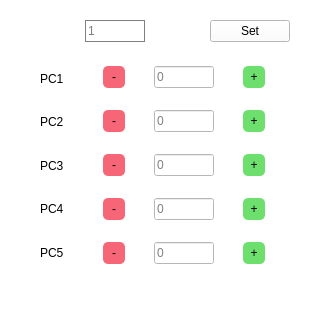
<?xml version="1.0" encoding="UTF-8"?>
<ui version="4.0">
 <class>Dialog</class>
 <widget class="QDialog" name="Dialog">
  <property name="geometry">
   <rect>
    <x>0</x>
    <y>0</y>
    <width>317</width>
    <height>331</height>
   </rect>
  </property>
  <property name="windowTitle">
   <string>Dialog</string>
  </property>
  <property name="styleSheet">
   <string notr="true">background:white</string>
  </property>
  <widget class="QWidget" name="gridLayoutWidget">
   <property name="geometry">
    <rect>
     <x>80</x>
     <y>50</y>
     <width>211</width>
     <height>231</height>
    </rect>
   </property>
   <layout class="QGridLayout" name="gridLayout">
    <item row="3" column="0">
     <widget class="QPushButton" name="pushButton_jt_2_down">
      <property name="minimumSize">
       <size>
        <width>22</width>
        <height>22</height>
       </size>
      </property>
      <property name="styleSheet">
       <string notr="true">background:#F76677;border-radius:5px;</string>
      </property>
      <property name="text">
       <string>-</string>
      </property>
      <property name="default">
       <bool>false</bool>
      </property>
     </widget>
    </item>
    <item row="4" column="2">
     <widget class="QPushButton" name="pushButton_jt_3_up">
      <property name="minimumSize">
       <size>
        <width>22</width>
        <height>22</height>
       </size>
      </property>
      <property name="toolTip">
       <string extracomment="haha"/>
      </property>
      <property name="whatsThis">
       <string extracomment="haha"/>
      </property>
      <property name="styleSheet">
       <string notr="true">background:#6DDF6D;border-radius:5px;</string>
      </property>
      <property name="text">
       <string>+</string>
      </property>
      <property name="checkable">
       <bool>false</bool>
      </property>
     </widget>
    </item>
    <item row="0" column="2">
     <widget class="QPushButton" name="pushButton_jt_b_up">
      <property name="minimumSize">
       <size>
        <width>22</width>
        <height>22</height>
       </size>
      </property>
      <property name="maximumSize">
       <size>
        <width>22</width>
        <height>16777215</height>
       </size>
      </property>
      <property name="toolTip">
       <string extracomment="haha"/>
      </property>
      <property name="whatsThis">
       <string extracomment="haha"/>
      </property>
      <property name="styleSheet">
       <string notr="true">background:#6DDF6D;border-radius:5px;</string>
      </property>
      <property name="text">
       <string>+</string>
      </property>
      <property name="checkable">
       <bool>false</bool>
      </property>
     </widget>
    </item>
    <item row="2" column="0">
     <widget class="QPushButton" name="pushButton_jt_1_down">
      <property name="minimumSize">
       <size>
        <width>22</width>
        <height>22</height>
       </size>
      </property>
      <property name="styleSheet">
       <string notr="true">background:#F76677;border-radius:5px;</string>
      </property>
      <property name="text">
       <string>-</string>
      </property>
      <property name="default">
       <bool>false</bool>
      </property>
     </widget>
    </item>
    <item row="2" column="1">
     <widget class="QLineEdit" name="lineEdit_jt_1">
      <property name="maximumSize">
       <size>
        <width>60</width>
        <height>16777215</height>
       </size>
      </property>
      <property name="placeholderText">
       <string>0</string>
      </property>
     </widget>
    </item>
    <item row="3" column="2">
     <widget class="QPushButton" name="pushButton_jt_2_up">
      <property name="minimumSize">
       <size>
        <width>22</width>
        <height>22</height>
       </size>
      </property>
      <property name="toolTip">
       <string extracomment="haha"/>
      </property>
      <property name="whatsThis">
       <string extracomment="haha"/>
      </property>
      <property name="styleSheet">
       <string notr="true">background:#6DDF6D;border-radius:5px;</string>
      </property>
      <property name="text">
       <string>+</string>
      </property>
      <property name="checkable">
       <bool>false</bool>
      </property>
     </widget>
    </item>
    <item row="4" column="0">
     <widget class="QPushButton" name="pushButton_jt_3_down">
      <property name="minimumSize">
       <size>
        <width>22</width>
        <height>22</height>
       </size>
      </property>
      <property name="styleSheet">
       <string notr="true">background:#F76677;border-radius:5px;</string>
      </property>
      <property name="text">
       <string>-</string>
      </property>
      <property name="default">
       <bool>false</bool>
      </property>
     </widget>
    </item>
    <item row="1" column="2">
     <widget class="QPushButton" name="pushButton_jt_0_up">
      <property name="minimumSize">
       <size>
        <width>22</width>
        <height>22</height>
       </size>
      </property>
      <property name="toolTip">
       <string extracomment="haha"/>
      </property>
      <property name="whatsThis">
       <string extracomment="haha"/>
      </property>
      <property name="styleSheet">
       <string notr="true">background:#6DDF6D;border-radius:5px;</string>
      </property>
      <property name="text">
       <string>+</string>
      </property>
      <property name="checkable">
       <bool>false</bool>
      </property>
     </widget>
    </item>
    <item row="0" column="1">
     <widget class="QLineEdit" name="lineEdit_jt_b">
      <property name="maximumSize">
       <size>
        <width>60</width>
        <height>16777215</height>
       </size>
      </property>
      <property name="placeholderText">
       <string>0</string>
      </property>
     </widget>
    </item>
    <item row="3" column="1">
     <widget class="QLineEdit" name="lineEdit_jt_2">
      <property name="maximumSize">
       <size>
        <width>60</width>
        <height>16777215</height>
       </size>
      </property>
      <property name="placeholderText">
       <string>0</string>
      </property>
     </widget>
    </item>
    <item row="4" column="1">
     <widget class="QLineEdit" name="lineEdit_jt_3">
      <property name="maximumSize">
       <size>
        <width>60</width>
        <height>16777215</height>
       </size>
      </property>
      <property name="placeholderText">
       <string>0</string>
      </property>
     </widget>
    </item>
    <item row="1" column="1">
     <widget class="QLineEdit" name="lineEdit_jt_0">
      <property name="maximumSize">
       <size>
        <width>60</width>
        <height>16777215</height>
       </size>
      </property>
      <property name="placeholderText">
       <string>0</string>
      </property>
     </widget>
    </item>
    <item row="1" column="0">
     <widget class="QPushButton" name="pushButton_jt_0_down">
      <property name="minimumSize">
       <size>
        <width>22</width>
        <height>22</height>
       </size>
      </property>
      <property name="styleSheet">
       <string notr="true">background:#F76677;border-radius:5px;</string>
      </property>
      <property name="text">
       <string>-</string>
      </property>
      <property name="default">
       <bool>false</bool>
      </property>
     </widget>
    </item>
    <item row="2" column="2">
     <widget class="QPushButton" name="pushButton_jt_1_up">
      <property name="minimumSize">
       <size>
        <width>22</width>
        <height>22</height>
       </size>
      </property>
      <property name="toolTip">
       <string extracomment="haha"/>
      </property>
      <property name="whatsThis">
       <string extracomment="haha"/>
      </property>
      <property name="styleSheet">
       <string notr="true">background:#6DDF6D;border-radius:5px;</string>
      </property>
      <property name="text">
       <string>+</string>
      </property>
      <property name="checkable">
       <bool>false</bool>
      </property>
     </widget>
    </item>
    <item row="0" column="0">
     <widget class="QPushButton" name="pushButton_jt_b_down">
      <property name="minimumSize">
       <size>
        <width>22</width>
        <height>22</height>
       </size>
      </property>
      <property name="maximumSize">
       <size>
        <width>22</width>
        <height>16777215</height>
       </size>
      </property>
      <property name="styleSheet">
       <string notr="true">background:#F76677;border-radius:5px;</string>
      </property>
      <property name="text">
       <string>-</string>
      </property>
      <property name="default">
       <bool>false</bool>
      </property>
     </widget>
    </item>
   </layout>
  </widget>
  <widget class="QLineEdit" name="lineEdit_delta_jtAngle">
   <property name="geometry">
    <rect>
     <x>85</x>
     <y>20</y>
     <width>60</width>
     <height>22</height>
    </rect>
   </property>
   <property name="styleSheet">
    <string notr="true">border:1px solid gray</string>
   </property>
   <property name="placeholderText">
    <string>1</string>
   </property>
  </widget>
  <widget class="QPushButton" name="pushButton_set">
   <property name="geometry">
    <rect>
     <x>210</x>
     <y>20</y>
     <width>80</width>
     <height>22</height>
    </rect>
   </property>
   <property name="styleSheet">
    <string notr="true"/>
   </property>
   <property name="text">
    <string>Set</string>
   </property>
  </widget>
  <widget class="QWidget" name="">
   <property name="geometry">
    <rect>
     <x>40</x>
     <y>60</y>
     <width>33</width>
     <height>211</height>
    </rect>
   </property>
   <layout class="QVBoxLayout" name="verticalLayout">
    <item>
     <widget class="QLabel" name="label">
      <property name="styleSheet">
       <string notr="true">font: 12pt &quot;Sans Serif&quot;;</string>
      </property>
      <property name="text">
       <string>PC1</string>
      </property>
     </widget>
    </item>
    <item>
     <widget class="QLabel" name="label_2">
      <property name="styleSheet">
       <string notr="true">font: 12pt &quot;Sans Serif&quot;;</string>
      </property>
      <property name="text">
       <string>PC2</string>
      </property>
     </widget>
    </item>
    <item>
     <widget class="QLabel" name="label_3">
      <property name="styleSheet">
       <string notr="true">font: 12pt &quot;Sans Serif&quot;;</string>
      </property>
      <property name="text">
       <string>PC3</string>
      </property>
     </widget>
    </item>
    <item>
     <widget class="QLabel" name="label_4">
      <property name="styleSheet">
       <string notr="true">font: 12pt &quot;Sans Serif&quot;;</string>
      </property>
      <property name="text">
       <string>PC4</string>
      </property>
     </widget>
    </item>
    <item>
     <widget class="QLabel" name="label_5">
      <property name="styleSheet">
       <string notr="true">font: 12pt &quot;Sans Serif&quot;;</string>
      </property>
      <property name="text">
       <string>PC5</string>
      </property>
     </widget>
    </item>
   </layout>
  </widget>
 </widget>
 <resources/>
 <connections/>
</ui>
